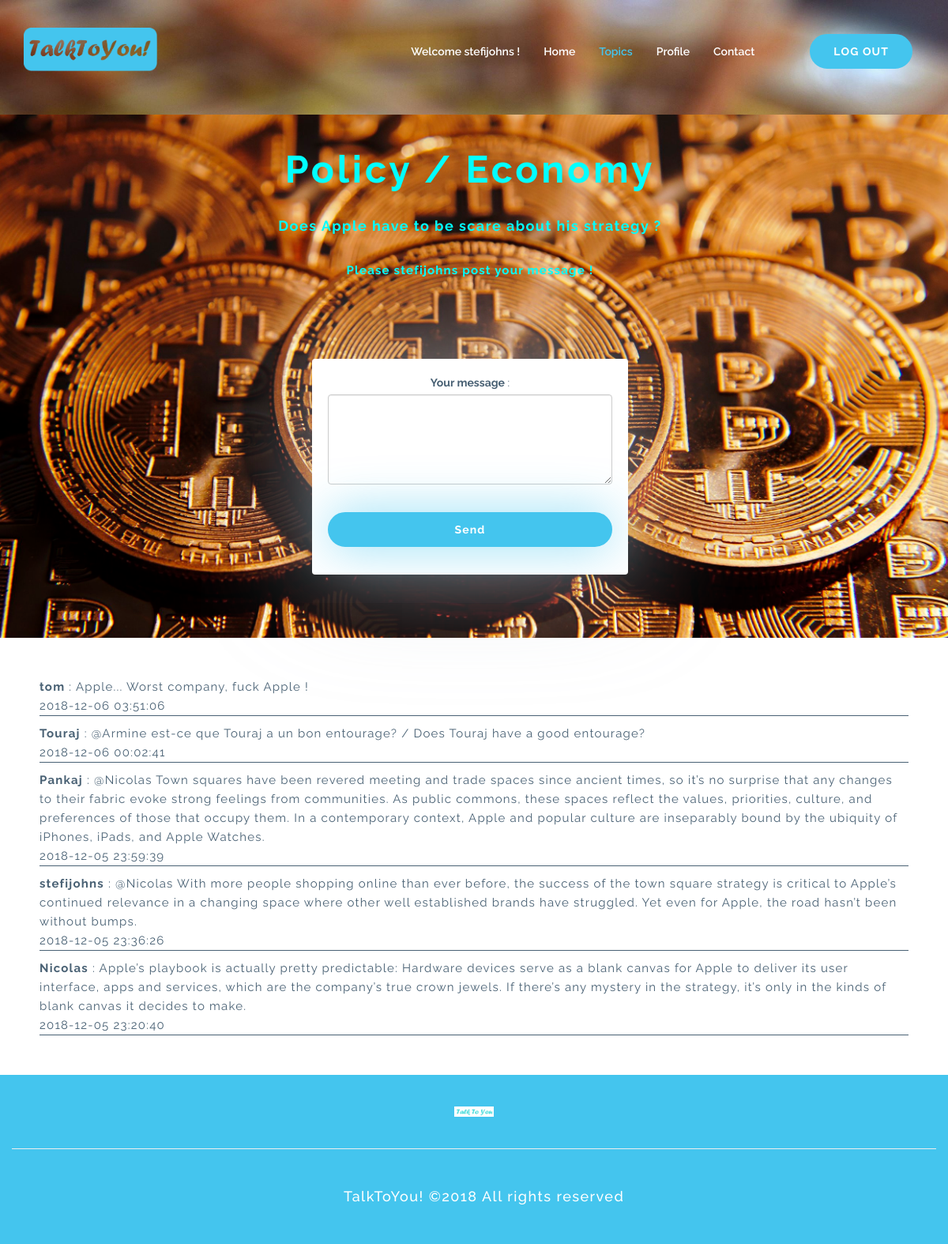
/economy.php (signed in), run on the app's committed database.
### tables this page shows
CREATE TABLE IF NOT EXISTS `forum` (
  `id` int(11) NOT NULL AUTO_INCREMENT,
  `id_user` int(11) NOT NULL,
  `id_topic` int(11) NOT NULL,
  `message` text NOT NULL,
  `date` datetime NOT NULL,
  PRIMARY KEY (`id`)
);

CREATE TABLE IF NOT EXISTS `member` (
  `id` int(11) NOT NULL AUTO_INCREMENT,
  `nickname` varchar(60) NOT NULL,
  `email` varchar(250) NOT NULL,
  `pass` varchar(60) NOT NULL,
  `fullname` varchar(250) NOT NULL,
  `age` int(3) NOT NULL,
  `sex` varchar(10) NOT NULL,
  `interest` text NOT NULL,
  PRIMARY KEY (`id`)
);

### economy.php (the view, shortened to what this page needs)
<?php
try
{
  $bdd = new PDO('mysql:host=localhost;dbname=talktoyou;charset=utf8', 'root', '');
  $bdd->setAttribute(PDO::ATTR_ERRMODE, PDO::ERRMODE_EXCEPTION);
  $bdd->setAttribute(PDO::ATTR_EMULATE_PREPARES, false);
}
catch(Exception $e)
{
        die('Erreur : '.$e->getMessage());
}
?>
<!DOCTYPE html>
<html lang="en">
<head>
    <link href="assets/js/plugins/bootsnav_files/skins/color.css" rel="stylesheet">
    <link href="assets/js/plugins/bootsnav_files/css/animate.css" rel="stylesheet">
    <link href="assets/js/plugins/bootsnav_files/css/bootsnav.css" rel="stylesheet">
    <link href="assets/js/plugins/bootsnav_files/css/overwrite.css" rel="stylesheet">
    <link href="assets/js/plugins/owl-carousel/owl.carousel.css" rel="stylesheet">
    <link href="assets/js/plugins/owl-carousel/owl.theme.css" rel="stylesheet">
    <link href="assets/js/plugins/owl-carousel/owl.transitions.css" rel="stylesheet">
    <link href="assets/js/plugins/Magnific-Popup-master/Magnific-Popup-master/dist/magnific-popup.css" rel="stylesheet">
    <link href="https://cdnjs.cloudflare.com/ajax/libs/font-awesome/4.6.3/css/font-awesome.css" rel="stylesheet">
    <link href="assets/bootstrap-3.3.7/bootstrap-3.3.7-dist/css/bootstrap.min.css" rel="stylesheet">
    <link href="assets/css/main.css" rel="stylesheet">
</head>
<body>
    <nav class="navbar navbar-default navbar-fixed white no-background bootsnav navbar-scrollspy" data-minus-value-desktop="70" data-minus-value-mobile="55" data-speed="1000" style="background-image: url('assets/img/economy.jpg');background-size: cover">
        <div class="container" style="margin-top: -30px;">
            <div class="navbar-header">
                <a class="navbar-brand" href="home.php">
                    <img src="assets/img/test.png" class="logo" alt="logo" style="width: 15%; margin-top: 55px!important;">
                </a>
            </div>
        <?php if(!isset($_SESSION['id']))
        {
          ?>
            <div class="collapse navbar-collapse" id="navbar-menu">
                <ul class="nav navbar-nav navbar-right">
                    <li class="active scroll"><a href="home.php#home">Home</a></li>
                    <li ><a href="home.php#about">What can you do ?</a></li>
                    <li ><a href="contact.php">Contact</a></li>
                    <li class="button-holder">
                        <button type="button" class="btn btn-blue navbar-btn" data-toggle="modal" data-target="#SignIn">Log in</button>
                    </li>
                    <li class="button-holder">
                        <a style="color: inherit; margin-top: -35px!important" href="home.php#home"><button type="button" class="btn btn-blue navbar-btn" value="Signup">Sign up</button></a>
                    </li>
                </ul>
            </div>
            <?php
        }
        else
        {
            ?>
            <div class="collapse navbar-collapse" id="navbar-menu">
                <ul class="nav navbar-nav navbar-right">
                    <li> <a>
                        <?php
                        if (isset($_SESSION['id']) AND isset($_SESSION['nickname']))
                        {
                            echo 'Welcome ' . $_SESSION['nickname'].' !';
                        }?>
                        </a>
                    </li>
                    <li ><a href="index.php">Home</a></li>
                    <li class="active scroll"><a href="index.php">Topics</a></li>
                    <li ><a href="profile.php">Profile</a></li>
                    <li ><a href="contact.php">Contact</a></li>
                    <li class="button-holder">
                        <a style="color: inherit; margin-top: -35px!important" href="deconnexion.php"><button type="button" class="btn btn-blue navbar-btn" value="LOGOUT">LOG OUT</button> </a>
                    </li>
                </ul>
            </div>
            <?php
        }
        ?>
        </div>
    </nav>
    <br>
    <br>
    <br>
    <br>
    <br>
    <br>
    <section style="margin-left: -10px;background-image: url('assets/img/economy2.jpg')!important;background-size:cover;">
    <?php if(isset($_SESSION['id']))
    {
        ?>
        <br/>
        <h1 style="text-align: center; color: #00ffff;">Policy / Economy</h1>
        <h5 style="text-align: center;font-weight:bold;color: #00ffff;">Does Apple have to be scare about his strategy ?</h5>
        <br>
        <?php
        if (isset($_POST['message']) ) {
            if(strlen($_POST['message'])>=3)
            {
                $message = $_POST['message'];
                $id_user = $_SESSION['id'];
                $dated1 =time() - (5*60*60);
                $dated = date('Y-m-d H:i:s', $dated1);
                $id_topic = 6;
                $req = $bdd->prepare('INSERT INTO `forum`(`id_user`,`id_topic`,`message`,`date`) VALUES (:id_user,:id_topic,:message, :dated);');
                $req->execute(array('id_user' => $id_user,'id_topic' => $id_topic, 'message'=>htmlspecialchars($_POST['message']),'dated'=> $dated ) );
            }
            else{
                $form=true;
                ?>
                <p style="text-align:center;font-weight:bold;color: #00ffff;">Your message must have 3 characters at least.</p>
                <?php
            }
        }
        else {
            ?>
            <p style="text-align:center;font-weight:bold;color: #00ffff;">
                <?php
                echo 'Please <strong>' . $_SESSION['nickname'] . ' </strong> post your message !';
                ?>
            </p>
            <?php
        }
        ?>
        <section id="topics" class="section-padding">
             <div class="container">
                        <div style="margin-top:-20px!important;width: 400px;margin: 0 auto;">
                            <div class="thumbnail topics1">
                                <form action="economy.php" method="post">
                                    <div class="form-group">
                                        <label for="message">Your message</label> :
                                        <textarea class="form-control" rows="5" name="message"></textarea>
                                        <br />
                                    </div>
                                   <div class="form-group text-center">
                                        <button type="submit" name="submit" class="btn btn-blue btn-block">Send</button>
                                    </div>
                                 </form>
                            </div>
                        </div>
            </div>
        </section>
    </section>
    <section style="margin : 50px;">
        <?php
        $reponse = $bdd->query('SELECT member.nickname, forum.message, forum.date FROM forum, member where member.id = forum.id_user and id_topic=6 ORDER BY date DESC LIMIT 0, 10');
        while ($donnees = $reponse->fetch())
        {
            echo '<p class="messagepost"><strong>' . htmlspecialchars($donnees['nickname']) . '</strong> : ' . htmlspecialchars($donnees['message']). '<br>' . htmlspecialchars($donnees['date']) . '</p>';
        }
    }
    else{
        echo "<script type='text/javascript'>document.location.replace('home.php');</script>";
        ?>
        ?>
        <p style="height:200px!important;"> You must be connected to have access to this page. <a href="home.php">Login here ! </a> </p>
        <?php
    }
    ?>
    </section>
    <footer>
        <div class="container">
            <div class="row">
                <div class="footer-caption">
                    <img src="assets/img/logo.png" class="img-responsive center-block" alt="logo">
                    <hr>
                    <h5 style="padding-left: 420px;" class="pull-left">TalkToYou! &copy;2018 All rights reserved</h5>
                </div>
            </div>
        </div>
    </footer>
    </body>
</html>

### assets/css/main.css (style rules this page uses)
body { font-family: 'Raleway', sans-serif; color: #496174; background: #fff; font-size: 14px; line-height: 24px; }
.section-padding { padding: 60px 0; }
h1 { font-size: 48px; font-weight: 700; letter-spacing: 0.08em; margin-bottom: 35px; color: #fff; }
h5 { font-size: 18px; letter-spacing: 0.08em; }
p { font-size: 15px; letter-spacing: 0.08em; line-height: 24px; }
.btn-blue { background: #44c5ee; padding: 10px 28px; border: 2px solid #44c5ee; color: #fff; border-radius: 50px; font-weight: 700; letter-spacing: 0.08em; -webkit-transition: 0.5s all; transition: 0.5s all; box-shadow: 0px 0px 60px 0px rgba(68, 197, 238, 0.6); outline: none !important; }
nav.navbar.bootsnav.navbar-fixed .navbar-brand { padding: 10px 15px; }
nav.navbar.bootsnav.navbar-fixed ul.nav > li > a { padding: 35px 15px; }
nav.navbar.bootsnav.navbar-fixed .button-holder { padding: 15px 0; margin-left: 40px; }
#about .icon-box, { margin-top: 40px; }
#topics { text-align: center; }
#topics .topics1 { background: #fff; box-shadow: 0px 0px 150px 0px rgba(213, 216, 224, 0.7); border: 0; margin-top: 50px; padding: 20px; }
footer { background: #44c5ee; color: #fff; padding: 40px 0; }
footer hr { margin: 40px 0; }
footer img { width: 50px; }

### economy.php (style rules this page uses)
a:link { text-decoration: none!important; }
p.messagepost { border-bottom: solid 1px; }

### data on the page
forum: id_user.nickname "tom", message "Apple... Worst company, fuck Apple !", date "2018-12-06 03:51:06"
forum: id_user.nickname "Touraj", message "@Armine est-ce que Touraj a un bon entourage? / Does Touraj have a good entourage?", date "2018-12-06 00:02:41"
forum: id_user.nickname "Pankaj", message "@Nicolas Town squares have been revered meeting and trade spaces since ancient times, so it’s no surprise that any changes to their fabric evoke strong feelings from communities. As public commons, these spaces reflect the values, priorities, culture, and preferences of those that occupy them. In a contemporary context, Apple and popular culture are inseparably bound by the ubiquity of iPhones, iPads, and Apple Watches.", date "2018-12-05 23:59:39"
forum: id_user.nickname "stefijohns", message "@Nicolas With more people shopping online than ever before, the success of the town square strategy is critical to Apple’s continued relevance in a changing space where other well established brands have struggled. Yet even for Apple, the road hasn’t been without bumps.", date "2018-12-05 23:36:26"
forum: id_user.nickname "Nicolas", message "Apple’s playbook is actually pretty predictable: Hardware devices serve as a blank canvas for Apple to deliver its user interface, apps and services, which are the company’s true crown jewels. If there’s any mystery in the strategy, it’s only in the kinds of blank canvas it decides to make.", date "2018-12-05 23:20:40"

### other printed values
$_SESSION['nickname'] "stefijohns"
